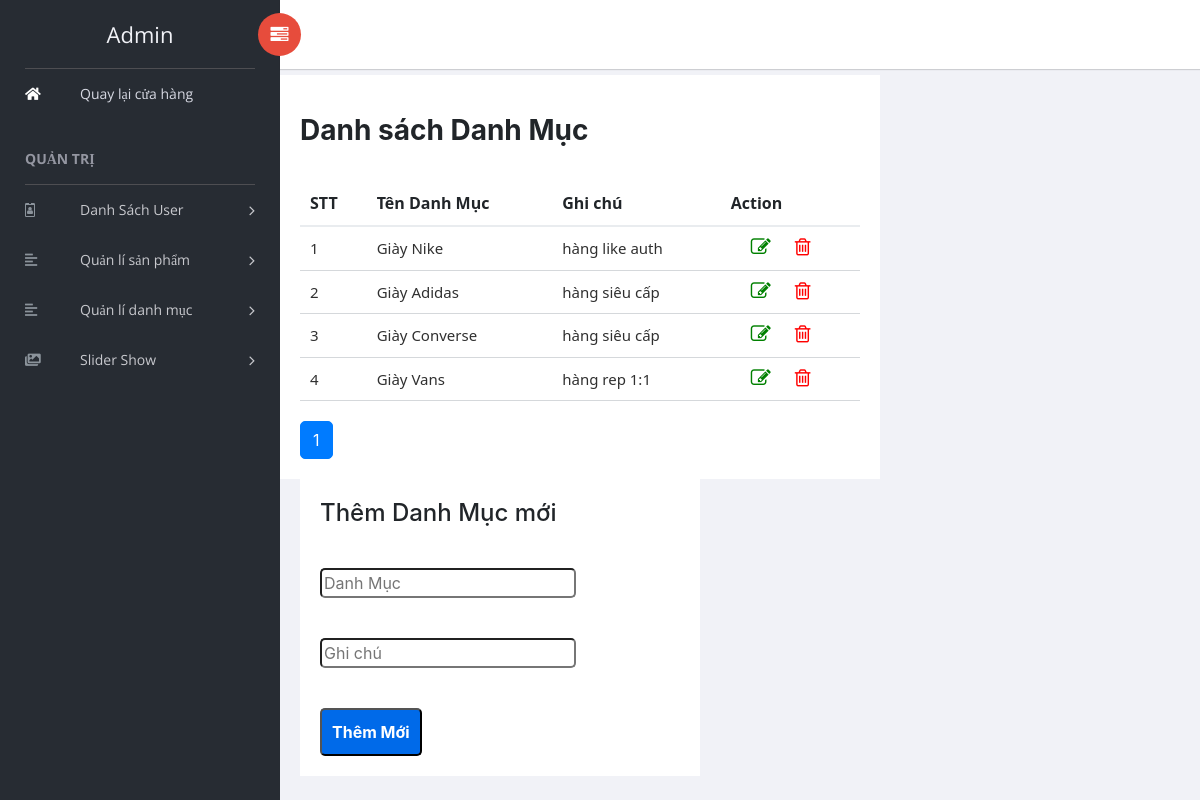
Page /danh-muc.php on the committed database.
### tables this page shows
CREATE TABLE `loai_sp` (
  `iddanhmuc` int(11) NOT NULL,
  `ten_loai` varchar(50) NOT NULL,
  `ghi_chu` varchar(155) NOT NULL
);

### danh-muc.php (the view, shortened to what this page needs)
<?php
include'header-admin.php' ?>
<?php  echo "<div class='div-admin-danhmuc' >";?>
<div style="margin: 14px 0px 30px 0px;position: relative;" >
<span class="til-admin" >Danh   sách Danh Mục</span>
</div>
<?php
    if (!isset($_GET['product'])) {
        $product = 1;
    } else {
        $product = $_GET['product'];
    }
    $data = 6;
     $sql = "SELECT * FROM `loai_sp`";
    $result = $objConn->prepare($sql);
    $result->execute();
    $number = $result->rowCount();
    $page = ceil($number / $data);
    $tin = ($product - 1) * $data;
try{
$stmt = $objConn->prepare("SELECT * FROM loai_sp ORDER BY iddanhmuc asc LIMIT $tin,$data ");
$stmt->execute();
$stmt->setFetchMode(PDO::FETCH_ASSOC);
echo "<table class='table-admin' border='0' cellpadding='10'>
    <tr><th>STT</th>
    <th>Tên Danh Mục</th>
    <th>Ghi chú</th>
     <th>Action</th>
    </tr>
    ";
    $stt=0;
foreach(   $stmt->fetchAll() as $row ){
    $link_edit = 'edit-danh-muc.php?id='.$row['iddanhmuc'];
    $link_delete = 'danh-muc.php?id='.$row['iddanhmuc'];
    $ten =$row['ten_loai'];
?>
    <tr><td><?=  $stt += 1 ?> </td>
 <?php      echo "         <td> {$row['ten_loai']}</td>
                            <td> {$row['ghi_chu']}</td>
                <td>
                <a class='td-edit-admin' data-toggle='tooltip' data-placement='top' title='Edit' href='$link_edit'><i class='fa fa-pencil-square-o' aria-hidden='true' style='color:green; font-size: 20px;' ></i></a>
                     <a href='$link_delete' data-toggle='tooltip' data-placement='top' title='Delete'
                     "; ?>
                      onclick="return confirm('Bạn chắc chắn muốn XÓA tài khoản  | <?=$ten?> | ?')"
                      <?php echo "<i class='fa fa-trash-o' style='color:red; font-size: 20px;' ></i></a>
                      </td>
          </tr>";
}
echo '</table>';
}catch(PDOException $e){
echo "<br>Loi truy van CSDL: ".$e->getMessage();
}
?>
<div class="">
    <?php
for ($t = 1; $t <= $page; $t++) { ?>
<a name="" id="" class="btn btn-primary pt-user" href="?product=<?= $t ?>" role="button" style=" margin-top: 20px; border-radius: 5px;"
><?= $t ?></a>
<?php
}
?>
    </div>
<?php  echo "</div>";?>
<div class="danhmuc_right">
    <h4>Thêm Danh Mục mới</h4>
    <form action="danh-muc.php?product=1"  method="POST"  >
    <input name="danhmucmoi" style="border-radius: 5px;margin-bottom: 40px;margin-top: 40px;" type="text" placeholder="Danh Mục" required>
    <input type="text" style="border-radius: 5px;margin-bottom: 40px;" name="ghi_chu"  placeholder="Ghi chú" required>
<br >
<button type="submit" name="danhmuc_btn" class="aa" >Thêm Mới</button>
    </form>
</div>
</div>
<?php include'footer-admin.php' ?>

### header-admin.php (shortened to what this page needs)
<!doctype html>
<html class="no-js" lang="en">
<head>
    <link rel="stylesheet" href="fontawesome-free-5.13.0-web/css/all.css" />
    <link rel="stylesheet" href="vendors1/bootstrap/dist/css/bootstrap.min.css">
    <link rel="stylesheet" href="vendors1/font-awesome/css/font-awesome.min.css">
    <link rel="stylesheet" href="assets1/css/style.css">
    <link rel="stylesheet" href="css/mycss.css">
    <link rel="stylesheet" href="css/admincss.css">
</head>
<body>
    <aside id="left-panel" class="left-panel">
        <nav class="navbar navbar-expand-sm navbar-default light">
            <div class="navbar-header">
                <a class="navbar-brand" href="admin.php">Admin</a>
            </div>
            <div id="main-menu" class="main-menu collapse navbar-collapse">
                <ul class="nav navbar-nav">
                    <li class="active">
                        <a href="index.php"> <i class="menu-icon fas fa-home"></i>Quay lại cửa hàng </a>
                    </li>
                    <h3 class="menu-title">Quản Trị</h3>
                    <li class="menu-item-has-children dropdown">
                        <a href="admin.php" class="dropdown-toggle"> <i class="menu-icon fa fa-id-badge"></i>Danh Sách User</a>
                    </li>
                    <li class="menu-item-has-children dropdown">
                        <a href="list-user-sp.php" class="dropdown-toggle" > <i class="menu-icon fas fa-align-left"></i>Quản lí sản phẩm</a>
                    <li class="menu-item-has-children dropdown">
                        <a href="danh-muc.php" class="dropdown-toggle" > <i class="menu-icon fas fa-align-left"></i>Quản lí danh mục</a>
                    </li>
                    <li class="menu-item-has-children dropdown">
                        <a href="slider.php" class="dropdown-toggle" > <i class="menu-icon fas fa-images"></i>Slider Show</a>
                    </li>
                </ul>
            </div>
        </nav>
    </aside>
    <div id="right-panel" class="right-panel">
        <header id="header" class="header">
            <div class="header-menu">
                <div class="col-sm-7">
                    <a id="menuToggle" class="menutoggle pull-left"><i class="fa fa fa-tasks"></i></a>
                </div>
            </div>
        </header>

### footer-admin.php (shortened to what this page needs)
</body>
</html>

### css/admincss.css (style rules this page uses)
.aa { border-radius: 5px; padding: 10px; color: white; background-color: #006ae9; font-weight: bolder; }
.til-admin { font-size: 28px; font-weight: bold; }
.div-admin-danhmuc { float: left; width: 600px; padding: 20px; background-color: white; }
.danhmuc_right { position: relative; margin-left: 20px; float: left; width: 400px; padding: 20px; background-color: white; }
.table-admin { font-family: "Segoe UI", Tahoma, Geneva, Verdana, sans-serif; border: none; width: 100%; border-collapse: collapse; border-spacing: 0; }
.table-admin th { border-bottom: 2px solid #e9ecef; }
.table-admin td { max-width: 150px; overflow: hidden; text-overflow: ellipsis; padding: 10px; text-align: left; font-size: 15px; color: #303030; border-bottom: 1px solid #d5d8db; white-space: nowrap; }
.td-edit-admin { padding: 10px; margin: 10px; }
.pt-user { margin-top: 20px; }

### rows in the picture
loai_sp: stt "1", ten_loai "Giày Nike", ghi_chu "hàng like auth"
loai_sp: stt "2", ten_loai "Giày Adidas", ghi_chu "hàng siêu cấp"
loai_sp: stt "3", ten_loai "Giày Converse", ghi_chu "hàng siêu cấp"
loai_sp: stt "4", ten_loai "Giày Vans", ghi_chu "hàng rep 1:1"
